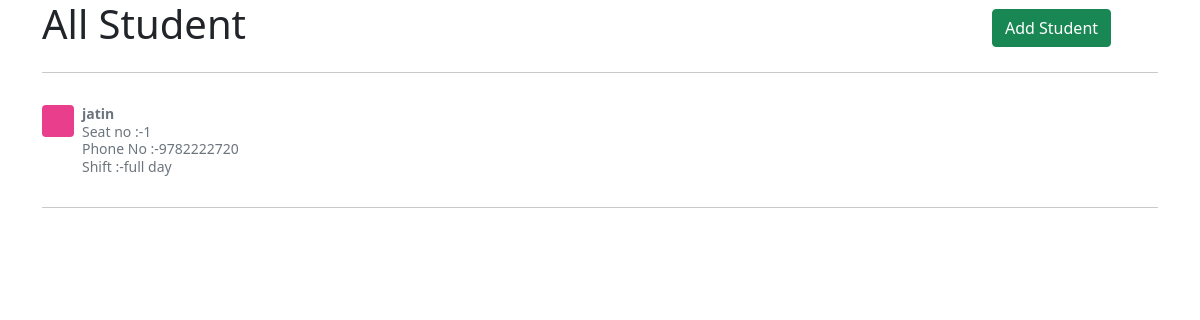
/, run on an earlier commit of the app's database.
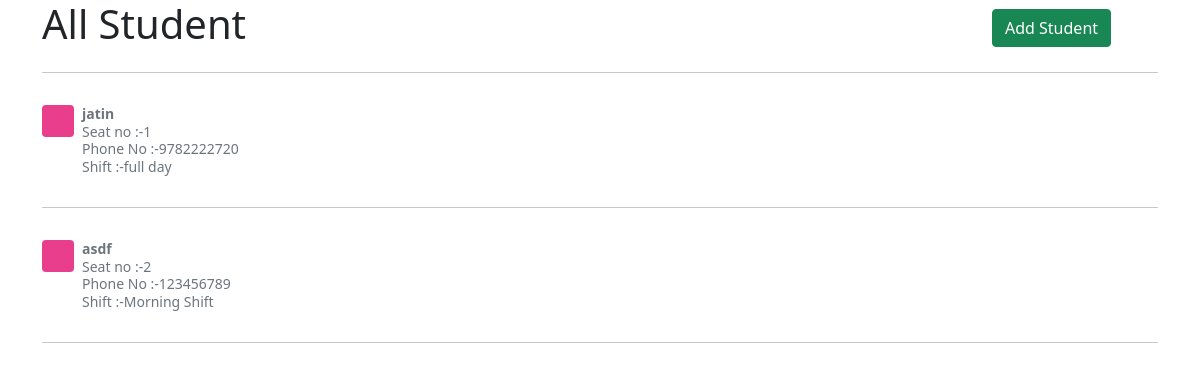
And on a later commit of the database.
### main/models.py (models this page shows, shortened)
class Student(models.Model):
    sno= models.AutoField(primary_key=True)
    seatno = models.CharField(max_length=4)
    name = models.CharField(max_length=255)
    email = models.CharField(max_length=50)
    phone = models.CharField(max_length=20)
    shift = models.CharField(max_length=24)
    address = models.CharField(max_length=255)
    slug = models.CharField(max_length=255)
    timestamp = models.DateTimeField(auto_now_add=True, blank=True)
    timestamp.editable=True

### main/views.py (the view)
# urls.py: 2. Add a URL to urlpatterns:  path('', views.home, name='home')
def home(request):
    list=[]
    list2=[]
    for i in range(1,71):
        list.append(i)
    allstudent = Student.objects.all()
    s=Student.objects.all().values_list('seatno')
    for i in s:
        list2.append(int(i[0]))
    for y in list2:
        for x in list:
            if y==x:
                list.remove(y)
                break
    context = {'allstudent':allstudent,'seatavailable':list}
    return render(request, 'main/home.html', context)

### templates/main/home.html (shortened to what this page needs)
<!doctype html>
<html lang="en">
  <head>
    <link href="https://cdn.jsdelivr.net/npm/bootstrap@5.0.2/dist/css/bootstrap.min.css" rel="stylesheet">
  </head>
  <body>
      <head>
      </head>
        <div class="container">
          <div class="row align-items-center">
            <div class="col">
              <h1>All Student</h1>
            </div>
            <div class="col-2">
              <button type="button" class="btn btn-success" data-bs-toggle="modal" data-bs-target="#studentModal">
                Add Student
              </button>
            </div>
          </div>
        </div>
        <div class="container">
          <hr>
          {% for student in allstudent %}
          <div class="d-flex text-muted pt-3">
            <svg class="bd-placeholder-img flex-shrink-0 me-2 rounded" width="32" height="32" xmlns="http://www.w3.org/2000/svg" role="img" aria-label="Placeholder: 32x32" preserveAspectRatio="xMidYMid slice" focusable="false"><title>Placeholder</title><rect width="100%" height="100%" fill="#e83e8c"></rect><text x="50%" y="50%" fill="#e83e8c" dy=".3em">32x32</text></svg>
            <p class="pb-3 mb-0 small lh-sm ">
              <strong class="d-block text-gray-dark">{{student.name}}</strong>
              Seat no :-{{student.seatno}}<br>
              Phone No :-{{student.phone}}<br>
              Shift :-{{student.shift}}<br>
            </p>
          </div>
          <hr>
          {% endfor %}
        </div>
  </body>
</html>

What changed in the data, as far as the page shows it:
added Student: name "asdf", seatno "2", phone "123456789", shift "Morning Shift"
